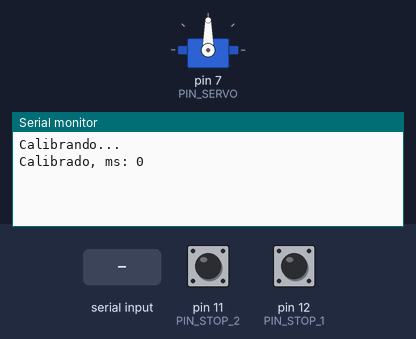
The sketch below on a simulated Arduino Uno, built with avr-gcc and run on an emulated ATmega328P. Shown: servo, the last lines printed to the serial monitor. Inputs (shaded band) come from the test bench; at power-on: pin 11 (PIN_STOP_2) LOW, pin 12 (PIN_STOP_1) LOW.

Above: at 1.2 s.
1.3 s: "30,150,10\n" received over Serial
At 2.5 s:
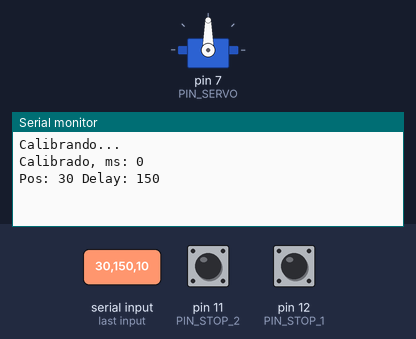
2.8 s: "1,90\n" received over Serial
At 3.8 s:
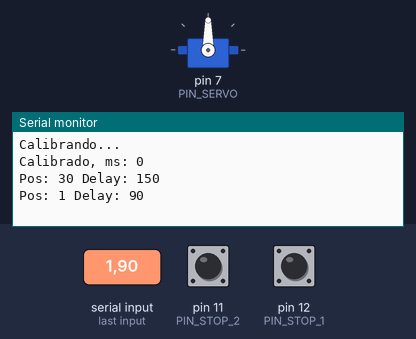

The sketch:

Prac4_5.ino
```cpp
#include <Servo.h>

#define COMMAND_SEP ";"
#define PARAMETER_SEP ','

#define INPUT_SIZE 30

#define MAX_POS 24

#define FORWARDS 135   //Se aleja del servo (Al S2)
#define BACKWARDS 45 //Se acerca al servo (Al S1)

#define PIN_SERVO 7

#define PIN_STOP_1 12  //El del servo
#define PIN_STOP_2 11  //El del extremo

Servo s;
//0,500;20,500;10,2000;0,0;
int pos = 0;
long millisStep = 0;

void calibrar() {

  Serial.println("Calibrando...");
  //Si no esta en un fin
  if (digitalRead(PIN_STOP_2) != LOW) {
      Serial.println("Moviendo hasta extremo...");
      s.write(FORWARDS);
      while (digitalRead(PIN_STOP_2) != LOW) {
        delay(5);
      }
      s.write(90);
      Serial.println("Movido hasta el extremo");
  }
  //Ir a la posición opuesta
  long t = millis();
  s.write(BACKWARDS);
  while (digitalRead(PIN_STOP_1) != LOW)
     delay(1);
  millisStep = millis() - t;
  s.write(90);
  Serial.println("Calibrado, ms: " + String(millisStep));
}

void irAPos(int p) {
  int dir = pos - p > 0 ? BACKWARDS : FORWARDS;
  int delta = abs(pos - p);
  long m = (millisStep / MAX_POS) * delta;
  //Mover
  long t = millis();
  s.write(dir);
  while (millis() - t <= m)
    delay(1);
  s.write(90);
  pos = p;
}

void setup() {
  pinMode(PIN_STOP_1, INPUT);
  pinMode(PIN_STOP_2, INPUT);
  s.attach(PIN_SERVO);
  Serial.begin(9600);
  calibrar();
}

String serialResponse = "";

void loop()
{
  if ( Serial.available()) {
    serialResponse = Serial.readStringUntil('\r\n');
    char buf[INPUT_SIZE];
    serialResponse.toCharArray(buf, sizeof(buf));
    char *p = buf;
    char *command;
    while ((command = strtok_r(p, COMMAND_SEP, &p)) != NULL) {
      char* separator = strchr(command, PARAMETER_SEP);
      if (separator != NULL)
      {
        *separator = 0;
        int p = atoi(command);
        ++separator;
        int d = atoi(separator);
        Serial.println("Pos: " + String(p) + " Delay: " + String(d));
        irAPos(p);
        delay(d);
      }
    }
  }
}
```

Measured:
- after the input at 1.3 s, the serial monitor: prints a new line at once (image 1)
- after the input at 2.8 s, the serial monitor: prints a new line at once (image 2)
